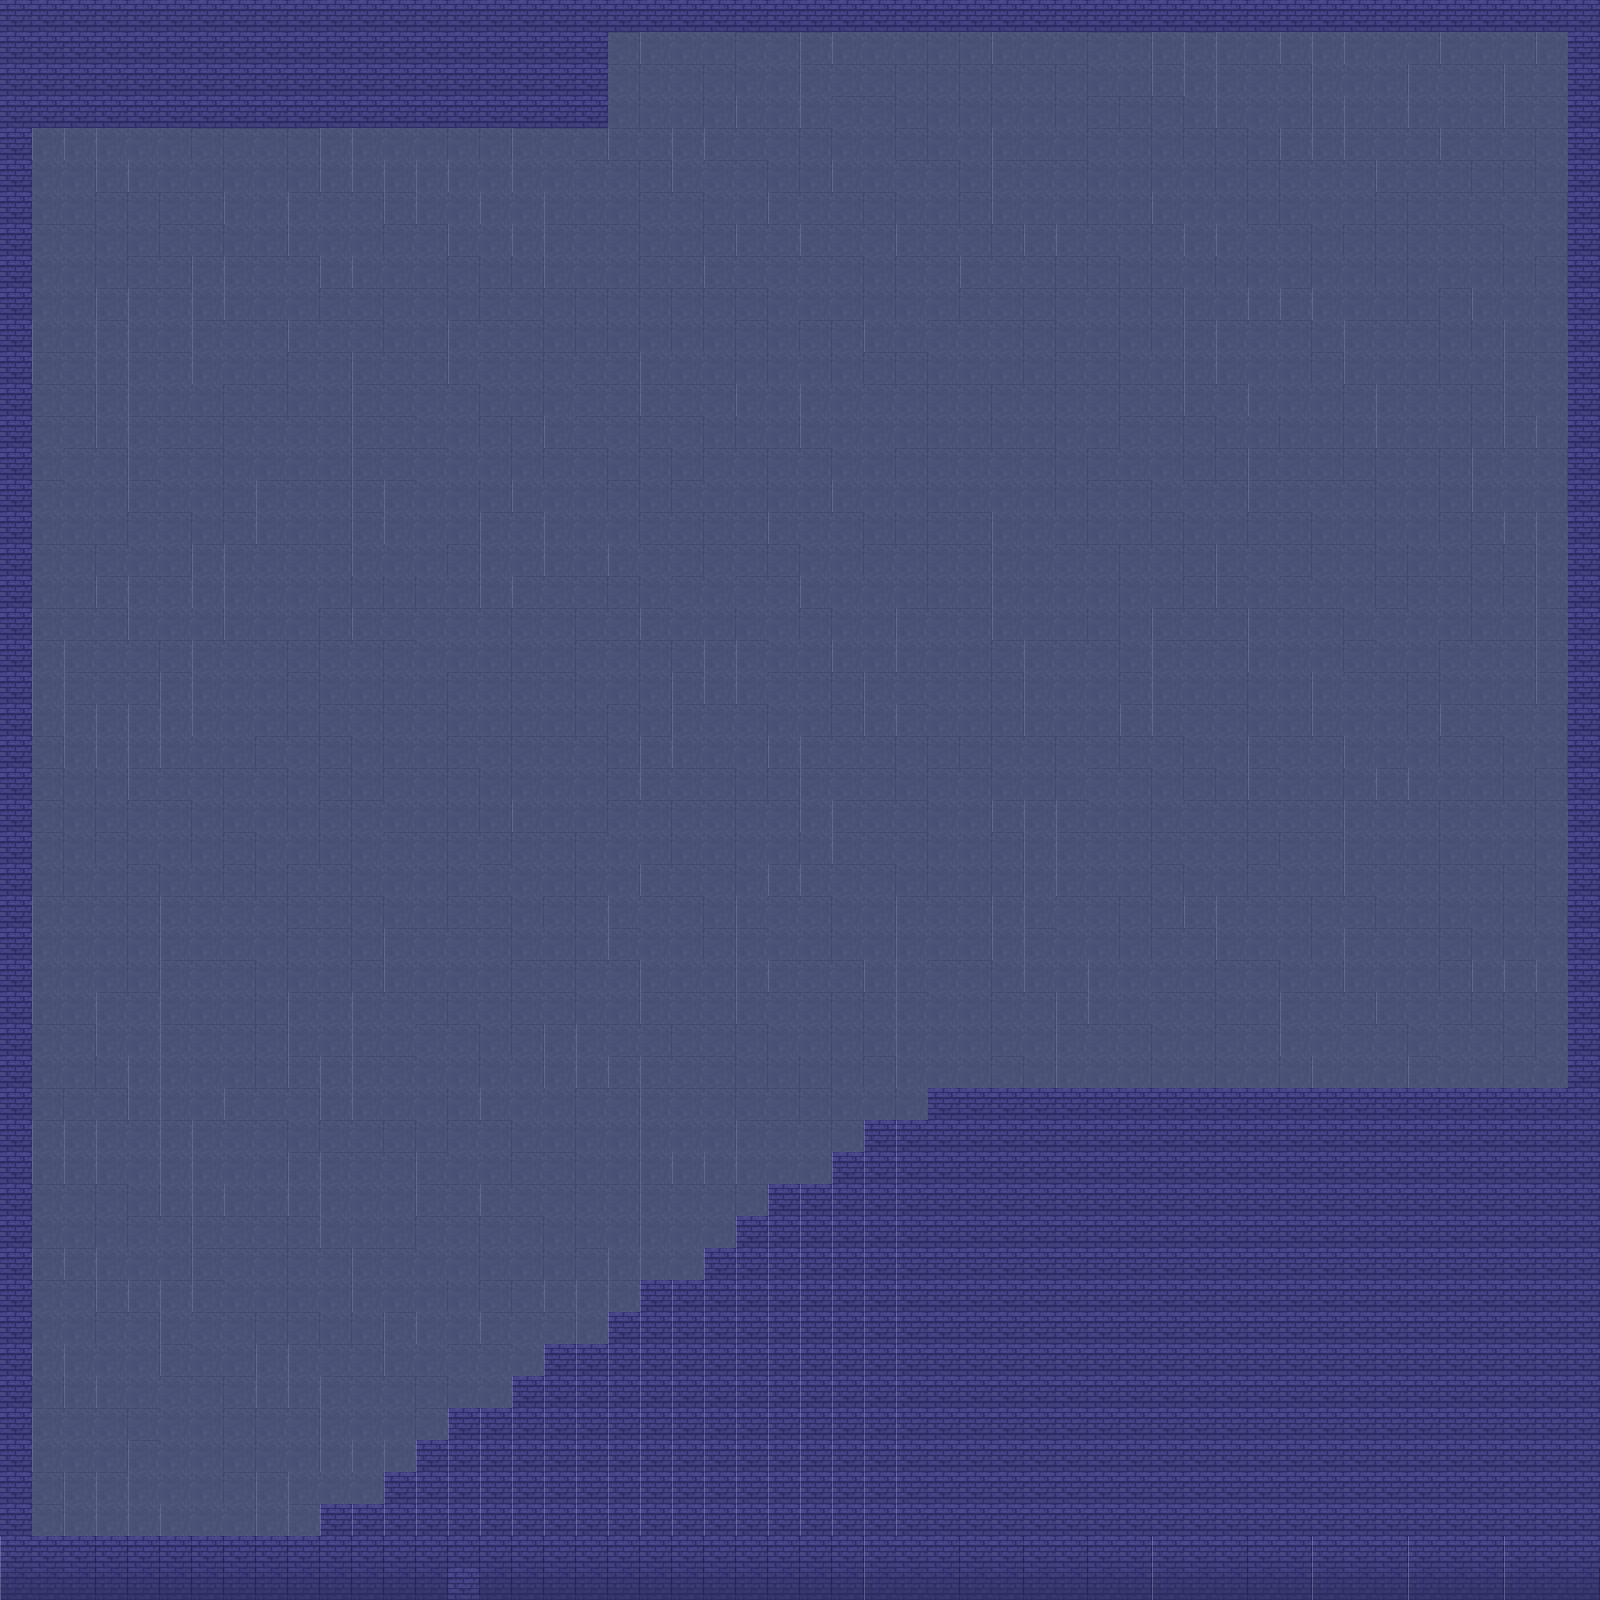

Tiled map render using the project's own tile images. Description and the map definition, with tile-layer contents summarised, below:
An orthogonal 50x50 tile map with 32x32 px tiles, 2 tile layers (bg, platforms) and 1 object (polyline).

<map version="1.0" orientation="orthogonal" width="50" height="50" tilewidth="32" tileheight="32">
 <tileset firstgid="1" name="sewer_tileset" tilewidth="32" tileheight="32">
  <image source="sewer_tileset.png" trans="ff00ff" width="256" height="289" />
  <tile id="8">
   <properties>
    <property name="solid" value="0" />
   </properties>
  </tile>
  <tile id="9">
   <properties>
    <property name="solid" value="0" />
   </properties>
  </tile>
  <tile id="10">
   <properties>
    <property name="solid" value="0" />
   </properties>
  </tile>
  <tile id="16">
   <properties>
    <property name="solid" value="0" />
   </properties>
  </tile>
  <tile id="17">
   <properties>
    <property name="solid" value="0" />
   </properties>
  </tile>
  <tile id="18">
   <properties>
    <property name="solid" value="0" />
   </properties>
  </tile>
 </tileset>
 <layer name="bg" width="50" height="50">
  <data>[2500 cells, 2500 non-empty, 6 distinct tile ids]</data>
 </layer>
 <layer name="platforms" width="50" height="50">
  <properties>
   <property name="solid" value="true" />
  </properties>
  <data>[2500 cells, 712 non-empty, 6 distinct tile ids]</data>
 </layer>
 <objectgroup name="Edges" width="50" height="50">
  <object name="edge" type="polyline" x="640" y="64">
   <polyline points="-32,-32 928,-32 928,1024 288,1024 -320,1472 -608,1472 -608,64 -32,64 -32,-32" />
  </object>
 </objectgroup>
</map>